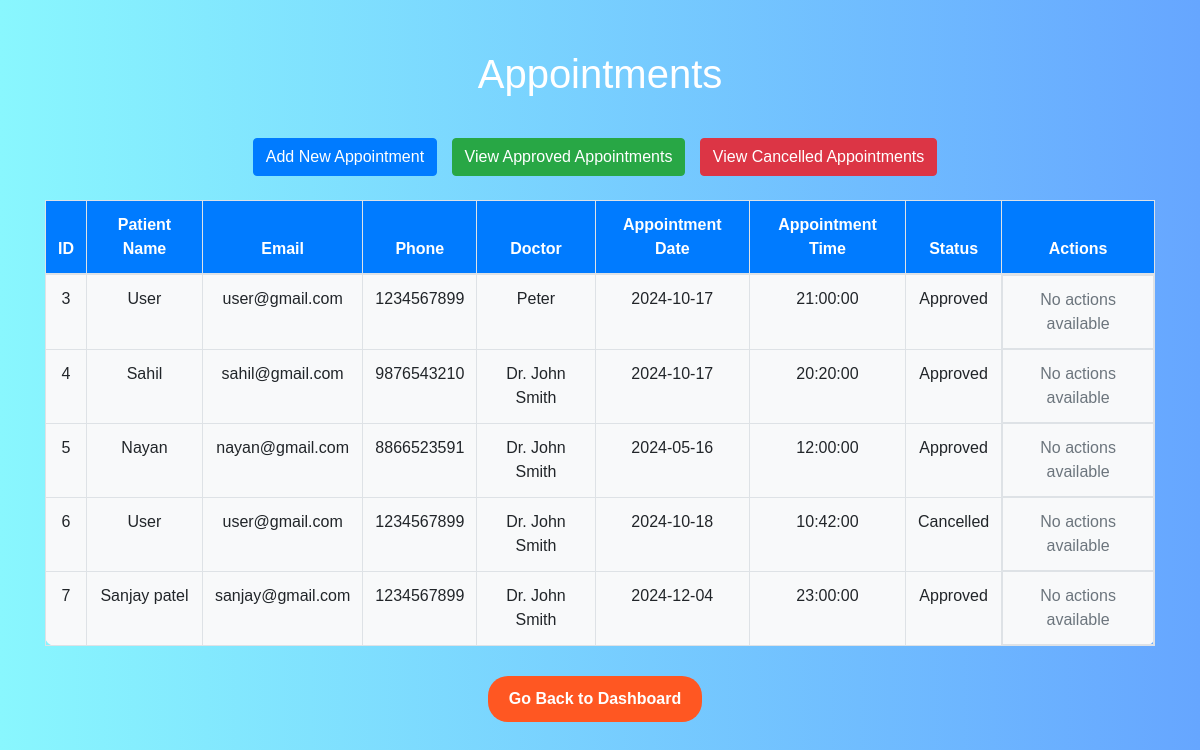
Screenshot of /appointments.php with the database file from the repository.
### tables this page shows
CREATE TABLE `appointments` (
  `id` int(11) NOT NULL,
  `user_id` int(11) DEFAULT NULL,
  `appointment_date` date NOT NULL,
  `appointment_time` time NOT NULL,
  `created_at` timestamp NOT NULL DEFAULT current_timestamp(),
  `patient_name` varchar(255) DEFAULT NULL,
  `doctor_id` int(11) DEFAULT NULL,
  `email` varchar(255) DEFAULT NULL,
  `phone` varchar(20) DEFAULT NULL,
  `status` enum('Pending','Approved','Cancelled') NOT NULL DEFAULT 'Pending',
  `cancellation_reason` varchar(255) DEFAULT NULL
);

CREATE TABLE `users` (
  `id` int(11) NOT NULL,
  `name` varchar(255) NOT NULL,
  `email` varchar(255) NOT NULL,
  `phone` varchar(20) DEFAULT NULL,
  `created_at` timestamp NOT NULL DEFAULT current_timestamp(),
  `role` enum('admin','doctor','user') NOT NULL,
  `password` varchar(255) NOT NULL
);

CREATE TABLE `doctors` (
  `id` int(11) NOT NULL,
  `name` varchar(255) NOT NULL,
  `specialization` varchar(255) NOT NULL,
  `user_id` int(11) DEFAULT NULL,
  `phone` varchar(20) DEFAULT NULL,
  `email` varchar(255) DEFAULT NULL,
  `gender` enum('Male','Female','Other') DEFAULT NULL,
  `experience_years` int(11) DEFAULT NULL,
  `address` varchar(255) DEFAULT NULL,
  `image` varchar(255) DEFAULT NULL
);

### appointments.php (the view, shortened to what this page needs)
<?php
$servername = "localhost";
$username = "root";
$password = "";
$dbname = "doctor_appointment";
$conn = new mysqli($servername, $username, $password, $dbname);
$sql = "SELECT a.*, u.name AS patient_name, u.email, u.phone, d.name AS doctor_name
        FROM appointments a
        LEFT JOIN users u ON a.user_id = u.id
        LEFT JOIN doctors d ON a.doctor_id = d.id";
$result = $conn->query($sql);
?>
<!DOCTYPE html>
<html lang="en">
<head>
    <link rel="stylesheet" href="https://stackpath.bootstrapcdn.com/bootstrap/4.5.2/css/bootstrap.min.css">
</head>
<body>
<div class="container">
    <h1 class="text-center">Appointments</h1>
    <div class="text-center mb-4">
        <a href="add-appointment.php" class="btn btn-primary">Add New Appointment</a>
        <a href="approved-appointments.php" class="btn btn-success">View Approved Appointments</a>
        <a href="cancelled-appointments.php" class="btn btn-danger">View Cancelled Appointments</a>
    </div>
    <table class="table table-bordered text-center">
        <thead>
            <tr>
                <th>ID</th>
                <th>Patient Name</th>
                <th>Email</th>
                <th>Phone</th>
                <th>Doctor</th>
                <th>Appointment Date</th>
                <th>Appointment Time</th>
                <th>Status</th>
                <th>Actions</th>
            </tr>
        </thead>
        <tbody>
            <?php if ($result->num_rows > 0): ?>
                <?php while ($row = $result->fetch_assoc()): ?>
                    <tr>
                        <td><?php echo htmlentities($row['id']); ?></td>
                        <td><?php echo htmlentities($row['patient_name']); ?></td>
                        <td><?php echo htmlentities($row['email']); ?></td>
                        <td><?php echo htmlentities($row['phone']); ?></td>
                        <td><?php echo htmlentities($row['doctor_name']); ?></td>
                        <td><?php echo htmlentities($row['appointment_date']); ?></td>
                        <td><?php echo htmlentities($row['appointment_time']); ?></td>
                        <td><?php echo htmlentities($row['status']); ?></td>
                        <td class="table-actions">
                            <?php if ($row['status'] === 'Pending'): ?>
                                <a href="?approve_id=<?php echo $row['id']; ?>" class="btn btn-success" onclick="return confirm('Are you sure you want to approve this appointment?');">Approve</a>
                                <a href="?cancel_id=<?php echo $row['id']; ?>" class="btn btn-danger" onclick="return confirm('Are you sure you want to cancel this appointment?');">Cancel</a>
                            <?php else: ?>
                                <span class="text-muted">No actions available</span>
                            <?php endif; ?>
                        </td>
                    </tr>
                <?php endwhile; ?>
            <?php else: ?>
                <tr>
                    <td colspan="9" class="text-center">No appointments found</td>
                </tr>
            <?php endif; ?>
        </tbody>
    </table>
    <div class="back-to-dashboard">
        <a href="dashboard.php" class="btn btn-back">Go Back to Dashboard</a>
    </div>
</div>
</body>
</html>

### appointments.php (style rules this page uses)
body { background: linear-gradient(to right, #89f7fe, #66a6ff); color: #333; font-family: 'Arial', sans-serif; }
h1 { margin-bottom: 40px; color: white; }
.container { margin-top: 50px; }
.btn { margin-right: 10px; }
table { background-color: #f8f9fa; border-radius: 10px; color: #333; }
th, td { padding: 15px; }
th { background-color: #007bff; color: white; }
.text-muted { color: #666; }
.table-actions { display: flex; gap: 10px; }
.btn-success, .btn-danger { color: white; }
.back-to-dashboard { margin-top: 30px; text-align: center; }
.btn-back { background-color: #ff5722; color: white; border-radius: 20px; padding: 10px 20px; font-weight: bold; }

### rows the page displays
appointments: id "3", user.name "User", user.email "user@gmail.com", user.phone "1234567899", doctor.name "Peter", appointment_date "2024-10-17", appointment_time "21:00:00", status "Approved", shows "No actions available"
appointments: id "4", user.name "Sahil", user.email "sahil@gmail.com", user.phone "9876543210", doctor.name "Dr. John Smith", appointment_date "2024-10-17", appointment_time "20:20:00", status "Approved", shows "No actions available"
appointments: id "5", user.name "Nayan", user.email "nayan@gmail.com", user.phone "8866523591", doctor.name "Dr. John Smith", appointment_date "2024-05-16", appointment_time "12:00:00", status "Approved", shows "No actions available"
appointments: id "6", user.name "User", user.email "user@gmail.com", user.phone "1234567899", doctor.name "Dr. John Smith", appointment_date "2024-10-18", appointment_time "10:42:00", status "Cancelled", shows "No actions available"
appointments: id "7", user.name "Sanjay patel", user.email "sanjay@gmail.com", user.phone "1234567899", doctor.name "Dr. John Smith", appointment_date "2024-12-04", appointment_time "23:00:00", status "Approved", shows "No actions available"
